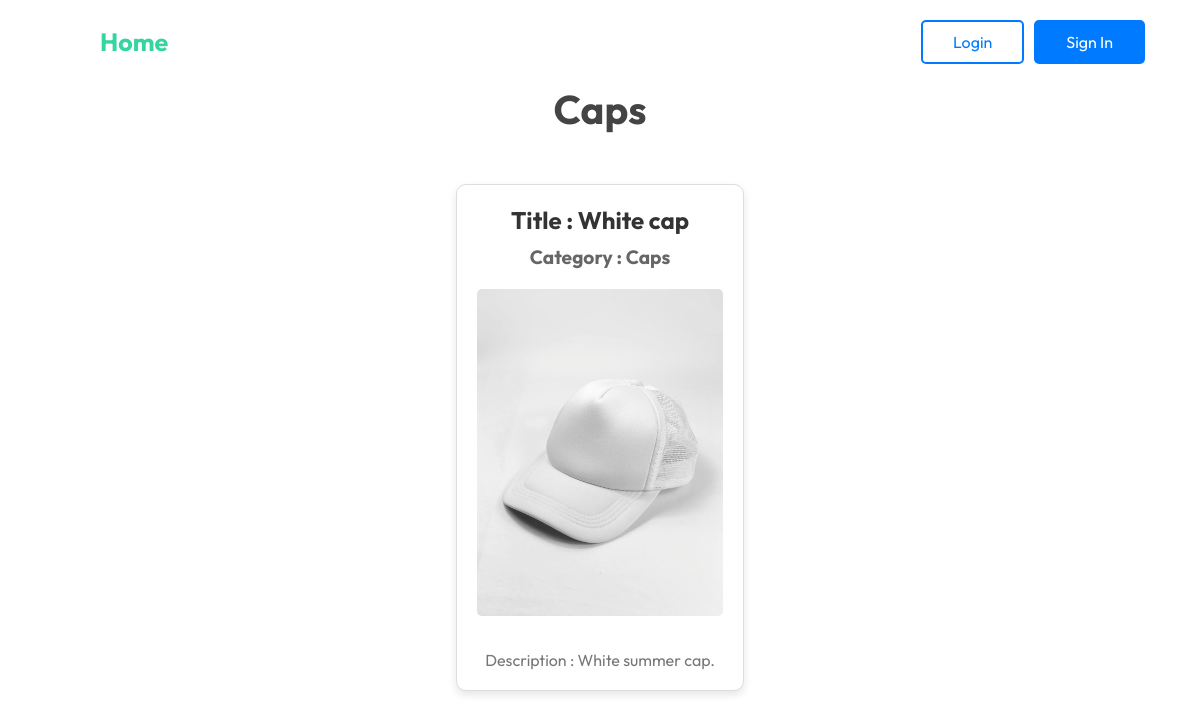
Screenshot of /product-by-catogery/5/ with the database file from the repository.
### Ecommerece/models.py (models this page shows, shortened)
class Category(models.Model):
    title = models.CharField(max_length=50,default='',blank=True,null=True)
    def __str__(self):
        return self.title

class Product(models.Model):
    host = models.ForeignKey(User,on_delete=models.CASCADE)
    title = models.CharField(max_length=200,default='',blank=True,null=True)
    description = models.TextField(default='',blank=True,null=True)
    image = models.ImageField(upload_to='Product-images/',default='',blank=True,null=True)
    category = models.ForeignKey(Category,on_delete=models.CASCADE,default='')
    published = models.DateTimeField(default='',blank=True,null=True)
    class Meta:
        ordering = ['-published']

### Ecommerece/views.py (the view)
# urls.py: path('product-by-catogery/<str:cat_id>/',Products_by_categories,name='Products-by-category'),
def Products_by_categories(request,cat_id):
    category = Category.objects.get(id = cat_id)
    products = Product.objects.filter(category = category)
    context = {'products' : products,'category' : category}
    return render(request,'User_activity/Products_page.html',context)

### Templates/User_activity/Products_page.html
{% extends 'main.html' %}
{% load static %}
{% block content%}
<h1 class="main-heading">{{category}}</h1>
<div class="container">
    {% for product in products %}
        <div class="product-box">
            <a href="{% url 'Product' product.id %}">
            <div class="product-title">
                <h1>Title : {{product.title}}</h1>
            </div>
            <div class="product-category">
                <h2>Category : {{product.category}}</h2>
            </div>
            <div class="product-image">
                <img src="{{product.image.url}}">
            </div>
            <div class="product-description">
                <p>Description : {{product.description}}</p>
            </div>
            </a>
        </div>
    {% endfor %}
</div>
{% endblock %}

### static/Style/style.css (style rules this page uses)
* { padding: 0; margin: 0; box-sizing: border-box; font-family: 'Outfit'; }
a { text-decoration: none; }
.main-heading { text-align: center; margin-bottom: 40px !important; font-size: 2.5em; color: #444; }
.product-title h1 { font-size: 1.5em; margin-bottom: 10px; color: #333; }
.product-category h2 { font-size: 1.2em; margin-bottom: 10px; color: #666; }
.product-image { text-align: center; margin: 20px 0px; }
.product-image img { max-width: 100%; max-height: 550px; border-radius: 5px; margin-bottom: 10px; }
.product-description p { font-size: 1em; color: #777; }
.container { width: 80%; display: flex; flex-wrap: wrap; justify-content: center; margin: 20px auto; }
.product-box { width: 30%; box-sizing: border-box; margin: 10px; padding: 20px; border: 1px solid #ddd; border-radius: 10px; box-shadow: 0 4px 8px rgba(0, 0, 0, 0.1); background-color: #fff; text-align: center; }
.product-box .product-title h1 { font-size: 1.5em; margin-bottom: 10px; color: #333; }
.product-box .product-category h2 { font-size: 1.2em; margin-bottom: 10px; color: #666; }
.product-box .product-image { width: 100%; text-align: center; }
.product-box .product-image img { max-width: 100%; height: auto; border-radius: 5px; margin-bottom: 10px; }
.product-box .product-description p { font-size: 1em; color: #777; }
.main-heading { text-align: center; margin-bottom: 30px; font-size: 2.5em; color: #444; }

### rows the page displays
Category: title "Caps"
Product: title "White cap", category "Caps", image (picture), description "White summer cap."
